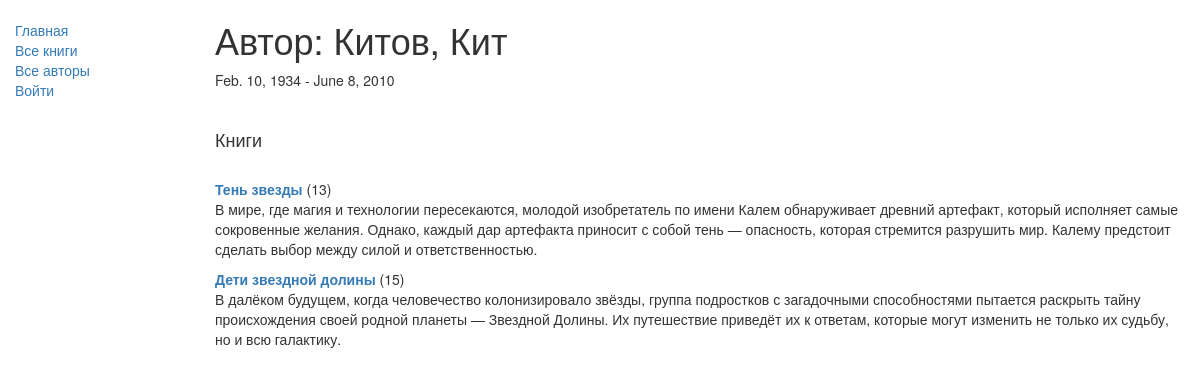
/catalog/author/3, run on the app's committed database.
### catalog/models.py (models this page shows, shortened)
class Author(models.Model):
    first_name = models.CharField(max_length=100)
    last_name = models.CharField(max_length=100)
    date_of_birth = models.DateField(null=True, blank=True)
    date_of_death = models.DateField('Died', null=True, blank=True)
    class Meta:
        ordering = ['last_name']

class Book(models.Model):
    title = models.CharField(max_length=200)
    author = models.ForeignKey('Author', on_delete=models.SET_NULL, null=True)
    summary = models.TextField(max_length=1000, help_text='Enter a brief description of the book')
    isbn = models.CharField('ISBN',
                            max_length=13,
                            help_text='13 Character <a href="https://www.isbn-international.org/content/what-isbn">ISBN number</a>')
    genre = models.ManyToManyField(Genre, help_text='Select a genre for this book')
    language = models.ForeignKey('Language', on_delete=models.SET_NULL, null=True)
    def display_genre(self):
        return ', '.join([ genre.name for genre in self.genre.all()[:3] ])
    display_genre.short_description = 'Genre'

### catalog/views.py (the view)
# urls.py: path('author/<int:pk>', views.AuthorDetailView.as_view(), name='author-detail'),
class AuthorDetailView(generic.DetailView):
    model = Author

### catalog/templates/catalog/author_detail.html
{% extends "base_generic.html" %}
{% block content %}
    <h1>Автор: {{ author.last_name }}, {{ author.first_name }}</h1>
    <p>
        {{ author.date_of_birth }} -
        {% if author.date_of_death %}
            {{ author.date_of_death }}
        {% endif %}
    </p>
    <br><h4>Книги</h4><br>
    {% for book in author.book_set.all %}
        <div>
            <a href="{% url 'book-detail' book.pk %}"><strong>{{ book.title }}</strong></a> ({{ book.id }})
            <p>{{ book.summary }}</p>
        </div>
    {% endfor %}
{% endblock %}

### data on the page
Author: last_name "Китов", first_name "Кит", date_of_birth "Feb. 10, 1934", date_of_death "June 8, 2010"
Book: title "Тень звезды", id "13", summary "В мире, где магия и технологии пересекаются, молодой изобретатель по имени Калем обнаруживает древний артефакт, который исполняет самые сокровенные желания. Однако, каждый дар артефакта приносит с собой тень — опасность, которая стремится разрушить мир. Калему предстоит сделать выбор между силой и ответственностью."
Book: title "Дети звездной долины", id "15", summary "В далёком будущем, когда человечество колонизировало звёзды, группа подростков с загадочными способностями пытается раскрыть тайну происхождения своей родной планеты — Звездной Долины. Их путешествие приведёт их к ответам, которые могут изменить не только их судьбу, но и всю галактику."
